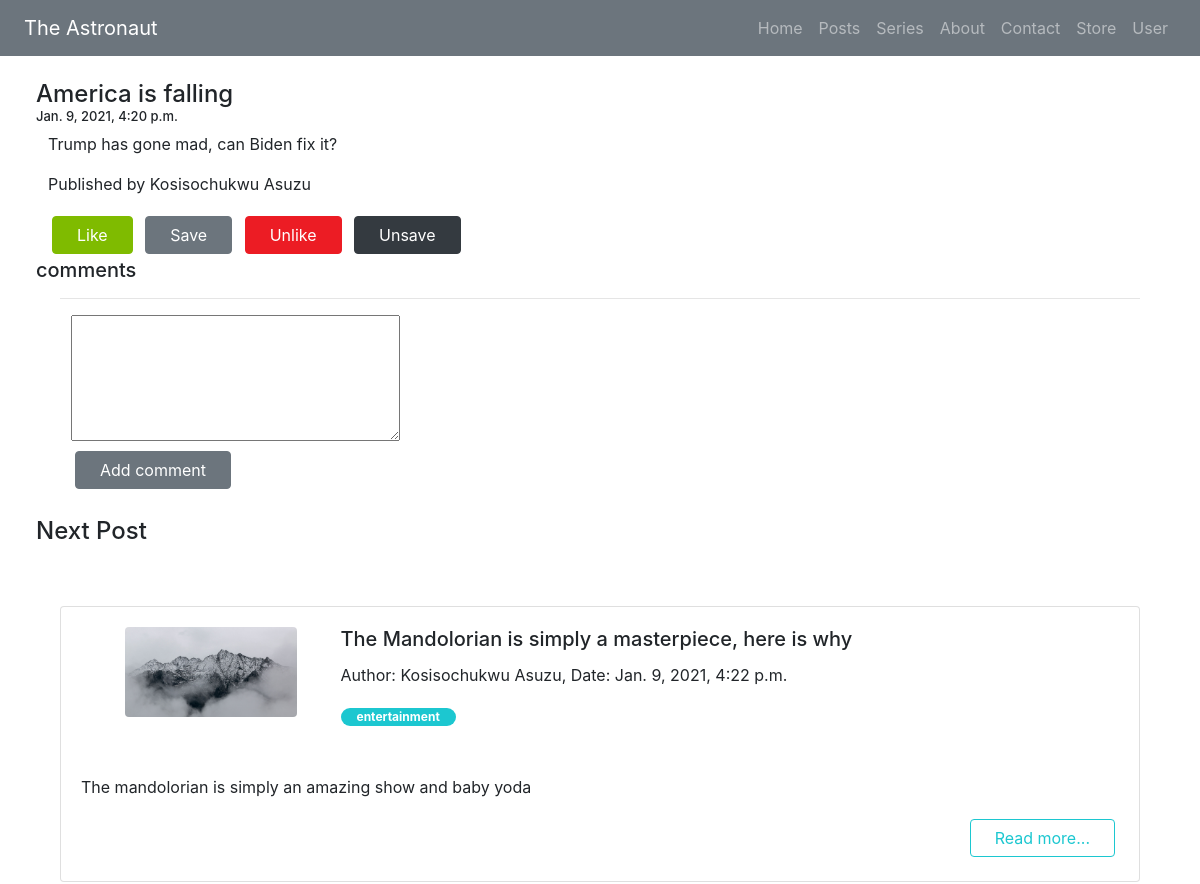
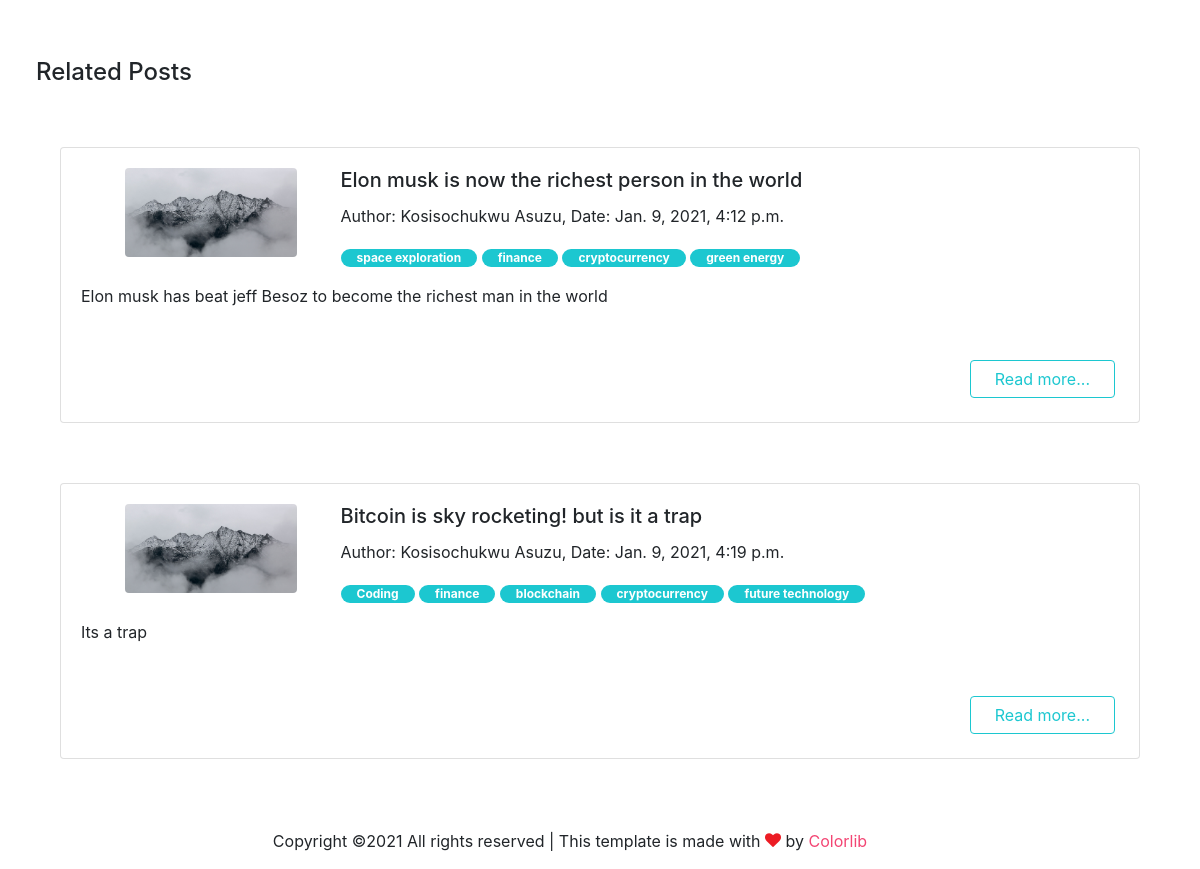
Screenshot of /article/8 with the database file from the repository (2 pictures, top to bottom).
### blog/models.py (models this page shows, shortened)
class Post(models.Model):
    title = models.CharField(max_length=200)
    content = RichTextField(blank=True, null=True)
    category = models.ManyToManyField(Category)
    author = models.ForeignKey(Author, on_delete=models.CASCADE)
    date_written = models.DateTimeField()
    title_image = models.URLField(default="")
    def get_next_post(self):
        posts = Post.objects.all()
        for x in range(len(posts)):
            if x == len(posts)-1:
                return posts[0]
            if posts[x] == self:
                return posts[x+1]
    def get_related_posts(self):
        posts_set = set()
        posts = []
        for category in self.category.all():
            cat_list = Post.objects.filter(category=category).exclude(title=self.title)
            posts_set.update(cat_list)
        for post in posts_set:
            posts.append(post)
        random.shuffle(posts)
        return posts[:3]
    def get_comments(self):
        comments = Comment.objects.filter(post=self)
        return comments

class Author(models.Model):
    user = models.ForeignKey(User, on_delete=models.CASCADE)
    def __str__(self):
        u = self.user
        return f'{u.first_name} {u.last_name}'

class Category(models.Model):
    name = models.CharField(max_length=200)

### blog/views.py (the view)
# urls.py: path("article/<int:post_pk>", views.article, name="Article"),
def article(request, post_pk):
    p = Post.objects.get(pk=post_pk)
    context = {
        "post": p,
        "next_post": p.get_next_post(),
        "related_posts": p.get_related_posts()
    }
    return render(request, 'article.html', context)

### blog/templates/article.html (shortened to what this page needs)
{% extends 'base.html' %}
{% block content%}
<h4 class="article-header">{{post.title}}
<p class="article-date">
    {{post.date_written}}
</p>
</h4>
<div  class="article-content">
    <p>
        {{post.content | safe}}
    </p>
    <p>
        Published  by {{post.author}}
    </p>
    <button type="button"  data-toggle="modal" data-target="#exampleModalCenter" class="btn px-4 m-1 btn-success">Like</button>
    <button type="button" class="btn px-4 m-1 btn-secondary">Save</button>
    <button type="button" class="btn px-4 m-1 btn-danger">Unlike</button>
    <button type="button" class="btn px-4 m-1 btn-dark">Unsave</button>
</div>
<h5 class="article-header">comments</h5>
<hr style="width:90%; margin-left:5%;">
<div class="article-content">
    <form action="">
        <div style="margin-left:2%;">
            <textarea name="" id="" cols="30" rows="5"></textarea>
        </div>
        <div style="margin-left:2%;">
            <button type="button" class="btn px-4 m-1 btn-secondary">Add comment</button>
        </div>
    </form>
</div>
<br>
<h4 class="article-header">Next Post</h4>
    {% include 'article_card.html' with post=next_post %}
<h4 class="article-header">Related Posts</h4>
     {% for post in related_posts %}
         {% include 'article_card.html' with post=post %}
     {% endfor %}
{% endblock content%}

### blog/templates/article_card.html (shortened to what this page needs)
  <div class="article">
      <div class="card card-20201">
              {% load static %}
              <div class="card-body">
                <div class="col-lg-3 text-center side-image">
                  <img src="{% static 'images/hero_1.jpg' %}" alt="Image" class="img-fluid w-75 rounded img-raised">
                </div>
                <div>
                <h5 class="card-title">{{post.title}}</h5>
                    <p>
                        Author: {{post.author}}, Date: {{post.date_written}}
                    </p>
                    <p>
                        {% for cat in post.category.all %}
                        <span class="badge px-3 badge-pill badge-info">{{cat.name}}</span>
                        {% endfor %}
                    </p>
                <p class="card-text mb-5">{{post.content | safe }}</p>
                <a href="{% url 'Article' post.pk %}" class="btn px-4 m-1 btn-outline-info read-more ">Read more...</a>
                </div>
              </div>
  </div>
  </div>

### blog/static/css/mystyle.css (style rules this page uses)
.article { width:90%; margin: 5%; }
.read-more { float: right; }
.side-image { display:inline-block; float:left; }
.article-header { margin-left:3%; }
.article-content { display: block; margin-left:4%; }
.article-date { display: block; margin:0; font-size: small; }

### rows the page displays
Post: title "America is falling", date_written "Jan. 9, 2021, 4:20 p.m.", content "Trump has gone mad, can Biden fix it?", author "Kosisochukwu Asuzu"
Post: title "The Mandolorian is simply a masterpiece, here is why", author "Kosisochukwu Asuzu", date_written "Jan. 9, 2021, 4:22 p.m.", content "The mandolorian is simply an amazing show and baby yoda"
Category: name "entertainment"
Post: title "Elon musk is now the richest person in the world", author "Kosisochukwu Asuzu", date_written "Jan. 9, 2021, 4:12 p.m.", content "Elon musk has beat jeff Besoz to become the richest man in the world"
Category: name "space exploration"
Category: name "finance"
Category: name "cryptocurrency"
Category: name "green energy"
Post: title "Bitcoin is sky rocketing! but is it a trap", author "Kosisochukwu Asuzu", date_written "Jan. 9, 2021, 4:19 p.m.", content "Its a trap"
Category: name "Coding"
Category: name "blockchain"
Category: name "future technology"
